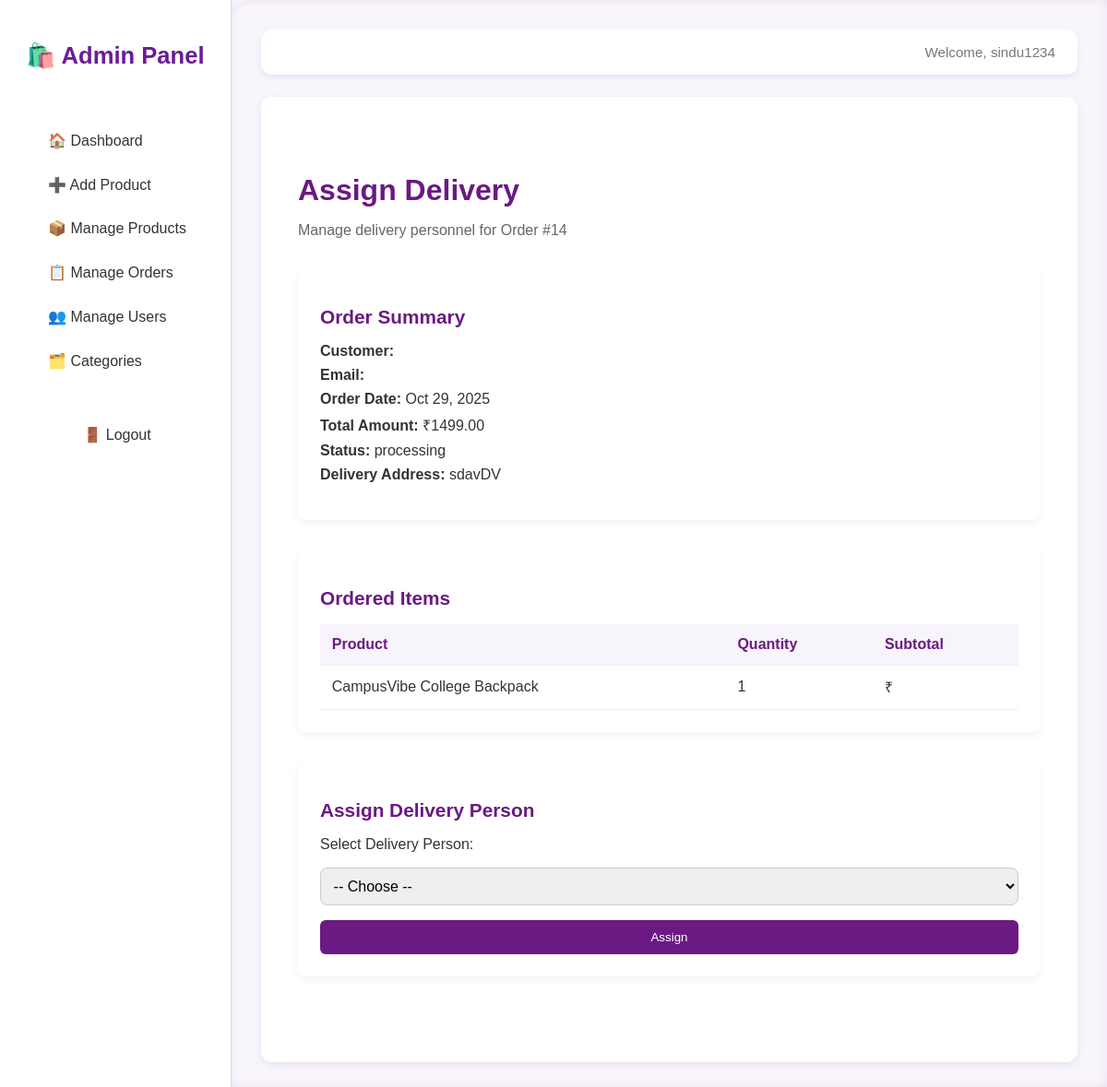
/admin-panel/order/assign/14/ (signed in), run on an earlier commit of the app's database.
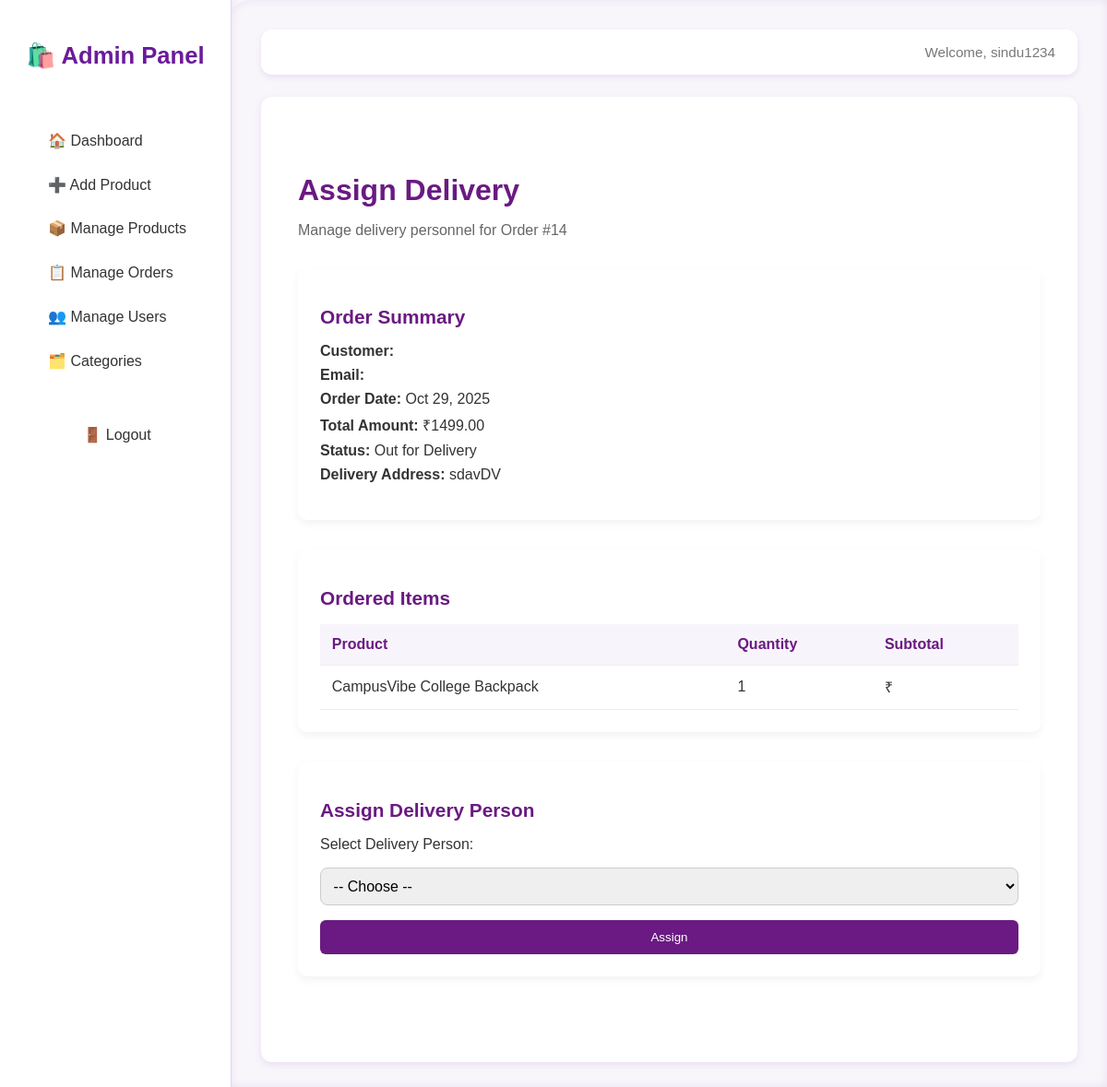
And on a later commit of the database.
### shop/models.py (models this page shows, shortened)
class Order(models.Model):
    STATUS_CHOICES = (
        ('pending', 'Pending'),
        ('processing', 'Processing'),
        ('shipped', 'Shipped'),
        ('delivered', 'Delivered'),
        ('cancelled', 'Cancelled'),
    )
    PAYMENT_METHODS = (
        ('COD', 'Cash on Delivery'),
        ('Online', 'Online Payment'),
    )
    customer = models.ForeignKey(User, on_delete=models.CASCADE, related_name='orders')
    delivery_person = models.ForeignKey(
        User, on_delete=models.SET_NULL, null=True, blank=True,
        limit_choices_to={'role': 'delivery'}, related_name='deliveries'
    )
    status = models.CharField(max_length=50, choices=STATUS_CHOICES, default='pending')
    payment_method = models.CharField(max_length=20, choices=PAYMENT_METHODS)
    total_amount = models.DecimalField(max_digits=10, decimal_places=2)
    address = models.TextField()
    created_at = models.DateTimeField(auto_now_add=True)
    class Meta:
        ordering = ['-created_at']

### shop/views.py (the view, shortened to what this page needs)
# urls.py: path('admin-panel/order/assign/<int:order_id>/', views.assign_delivery, name='assign_delivery'),
@login_required(login_url='login')
def assign_delivery(request, order_id):
    order = get_object_or_404(Order, id=order_id)
    delivery_persons = User.objects.filter(role='delivery')
    return render(request, 'admin/assign_delivery.html', {
        'order': order,
        'delivery_persons': delivery_persons
    })

### templates/admin/assign_delivery.html (shortened to what this page needs)
{% extends 'admin_base.html' %}
{% load static %}
{% block extra_css %}
<link rel="stylesheet" href="{% static 'css/admin_assign_delivery.css' %}">
{% endblock %}
{% block content %}
<div class="admin-container">
  <div class="page-header">
    <h1>Assign Delivery</h1>
    <p>Manage delivery personnel for Order #{{ order.id }}</p>
  </div>
  <div class="order-summary">
    <h2>Order Summary</h2>
    <ul>
      <li><strong>Customer:</strong> {{ order.user.username }}</li>
      <li><strong>Email:</strong> {{ order.user.email }}</li>
      <li><strong>Order Date:</strong> {{ order.created_at|date:"M d, Y" }}</li>
      <li><strong>Total Amount:</strong> ₹{{ order.total_amount }}</li>
      <li><strong>Status:</strong> {{ order.status }}</li>
      <li><strong>Delivery Address:</strong> {{ order.address }}</li>
    </ul>
  </div>
  <div class="order-items">
    <h2>Ordered Items</h2>
    <table>
      <thead>
        <tr>
          <th>Product</th>
          <th>Quantity</th>
          <th>Subtotal</th>
        </tr>
      </thead>
      <tbody>
        {% for item in order.items.all %}
        <tr>
          <td>{{ item.product.name }}</td>
          <td>{{ item.quantity }}</td>
          <td>₹{{ item.subtotal }}</td>
        </tr>
        {% endfor %}
      </tbody>
    </table>
  </div>
  <div class="assign-delivery">
    <h2>Assign Delivery Person</h2>
    <form method="POST" action="{% url 'assign_delivery' order.id %}">
      <label for="delivery_person">Select Delivery Person:</label>
      <select name="delivery_person" id="delivery_person" required>
        <option value="">-- Choose --</option>
      </select>
      <button type="submit" class="btn">Assign</button>
    </form>
  </div>
</div>
{% endblock %}

What changed in the data, as far as the page shows it:
changed Order "sdavDV": status "processing" → "Out for Delivery"
